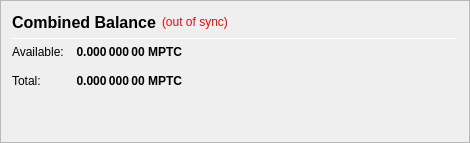
                   <widget class="QFrame" name="frame_CombinedBalances">
                    <property name="minimumSize">
                     <size>
                      <width>470</width>
                      <height>0</height>
                     </size>
                    </property>
                    <property name="frameShape">
                     <enum>QFrame::StyledPanel</enum>
                    </property>
                    <property name="frameShadow">
                     <enum>QFrame::Raised</enum>
                    </property>
                    <layout class="QVBoxLayout" name="verticalLayout_5">
                     <item>
                      <layout class="QHBoxLayout" name="horizontalLayout_5" stretch="0,0,0">
                       <item>
                        <widget class="QLabel" name="label_5z">
                         <property name="minimumSize">
                          <size>
                           <width>0</width>
                           <height>20</height>
                          </size>
                         </property>
                         <property name="font">
                          <font>
                           <pointsize>12</pointsize>
                           <weight>75</weight>
                           <bold>true</bold>
                          </font>
                         </property>
                         <property name="toolTip">
                          <string>Combined Balance (including unconfirmed and immature coins)</string>
                         </property>
                         <property name="text">
                          <string>Combined Balance</string>
                         </property>
                        </widget>
                       </item>
                       <item>
                        <widget class="QLabel" name="labelWalletStatus">
                         <property name="cursor">
                          <cursorShape>WhatsThisCursor</cursorShape>
                         </property>
                         <property name="toolTip">
                          <string>The displayed information may be out of date. Your wallet automatically synchronizes with the MNPosTree network after a connection is established, but this process has not completed yet.</string>
                         </property>
                         <property name="styleSheet">
                          <string notr="true">QLabel { color: red; }</string>
                         </property>
                         <property name="text">
                          <string notr="true">(out of sync)</string>
                         </property>
                         <property name="alignment">
                          <set>Qt::AlignLeading|Qt::AlignLeft|Qt::AlignVCenter</set>
                         </property>
                        </widget>
                       </item>
                       <item>
                        <spacer name="horizontalSpacer_1">
                         <property name="orientation">
                          <enum>Qt::Horizontal</enum>
                         </property>
                         <property name="sizeHint" stdset="0">
                          <size>
                           <width>40</width>
                           <height>20</height>
                          </size>
                         </property>
                        </spacer>
                       </item>
                      </layout>
                     </item>
                     <item>
                      <widget class="Line" name="line_CombinedBalance">
                       <property name="minimumSize">
                        <size>
                         <width>0</width>
                         <height>1</height>
                        </size>
                       </property>
                       <property name="maximumSize">
                        <size>
                         <width>16777215</width>
                         <height>1</height>
                        </size>
                       </property>
                       <property name="orientation">
                        <enum>Qt::Horizontal</enum>
                       </property>
                      </widget>
                     </item>
                     <item>
                      <layout class="QGridLayout" name="gridLayout_3">
                       <property name="spacing">
                        <number>12</number>
                       </property>
                       <item row="1" column="0">
                        <widget class="QLabel" name="labelBalanceTextz">
                         <property name="text">
                          <string>Available:</string>
                         </property>
                        </widget>
                       </item>
                       <item row="1" column="1">
                        <widget class="QLabel" name="labelBalancez">
                         <property name="font">
                          <font>
                           <weight>75</weight>
                           <bold>true</bold>
                          </font>
                         </property>
                         <property name="cursor">
                          <cursorShape>IBeamCursor</cursorShape>
                         </property>
                         <property name="toolTip">
                          <string>Your current spendable balance</string>
                         </property>
                         <property name="text">
                          <string notr="true">0.000 000 00 MPTC</string>
                         </property>
                         <property name="alignment">
                          <set>Qt::AlignRight|Qt::AlignTrailing|Qt::AlignVCenter</set>
                         </property>
                         <property name="textInteractionFlags">
                          <set>Qt::LinksAccessibleByMouse|Qt::TextSelectableByKeyboard|Qt::TextSelectableByMouse</set>
                         </property>
                        </widget>
                       </item>
                       <item row="2" column="0">
                        <widget class="QLabel" name="labelTotalTextz">
                         <property name="text">
                          <string>Total:</string>
                         </property>
                        </widget>
                       </item>
                       <item row="2" column="1">
                        <widget class="QLabel" name="labelTotalz">
                         <property name="font">
                          <font>
                           <weight>75</weight>
                           <bold>true</bold>
                          </font>
                         </property>
                         <property name="cursor">
                          <cursorShape>IBeamCursor</cursorShape>
                         </property>
                         <property name="toolTip">
                          <string>Total Balance, including all unavailable coins.</string>
                         </property>
                         <property name="text">
                          <string notr="true">0.000 000 00 MPTC</string>
                         </property>
                         <property name="alignment">
                          <set>Qt::AlignRight|Qt::AlignTrailing|Qt::AlignVCenter</set>
                         </property>
                         <property name="textInteractionFlags">
                          <set>Qt::LinksAccessibleByMouse|Qt::TextSelectableByKeyboard|Qt::TextSelectableByMouse</set>
                         </property>
                        </widget>
                       </item>
                       <item row="2" column="3">
                        <spacer name="horizontalSpacer_2">
                         <property name="orientation">
                          <enum>Qt::Horizontal</enum>
                         </property>
                         <property name="sizeHint" stdset="0">
                          <size>
                           <width>40</width>
                           <height>20</height>
                          </size>
                         </property>
                        </spacer>
                       </item>
                      </layout>
                     </item>
                     <item>
                      <spacer name="verticalSpacer_1">
                       <property name="orientation">
                        <enum>Qt::Vertical</enum>
                       </property>
                       <property name="sizeHint" stdset="0">
                        <size>
                         <width>20</width>
                         <height>40</height>
                        </size>
                       </property>
                      </spacer>
                     </item>
                    </layout>
                   </widget>
